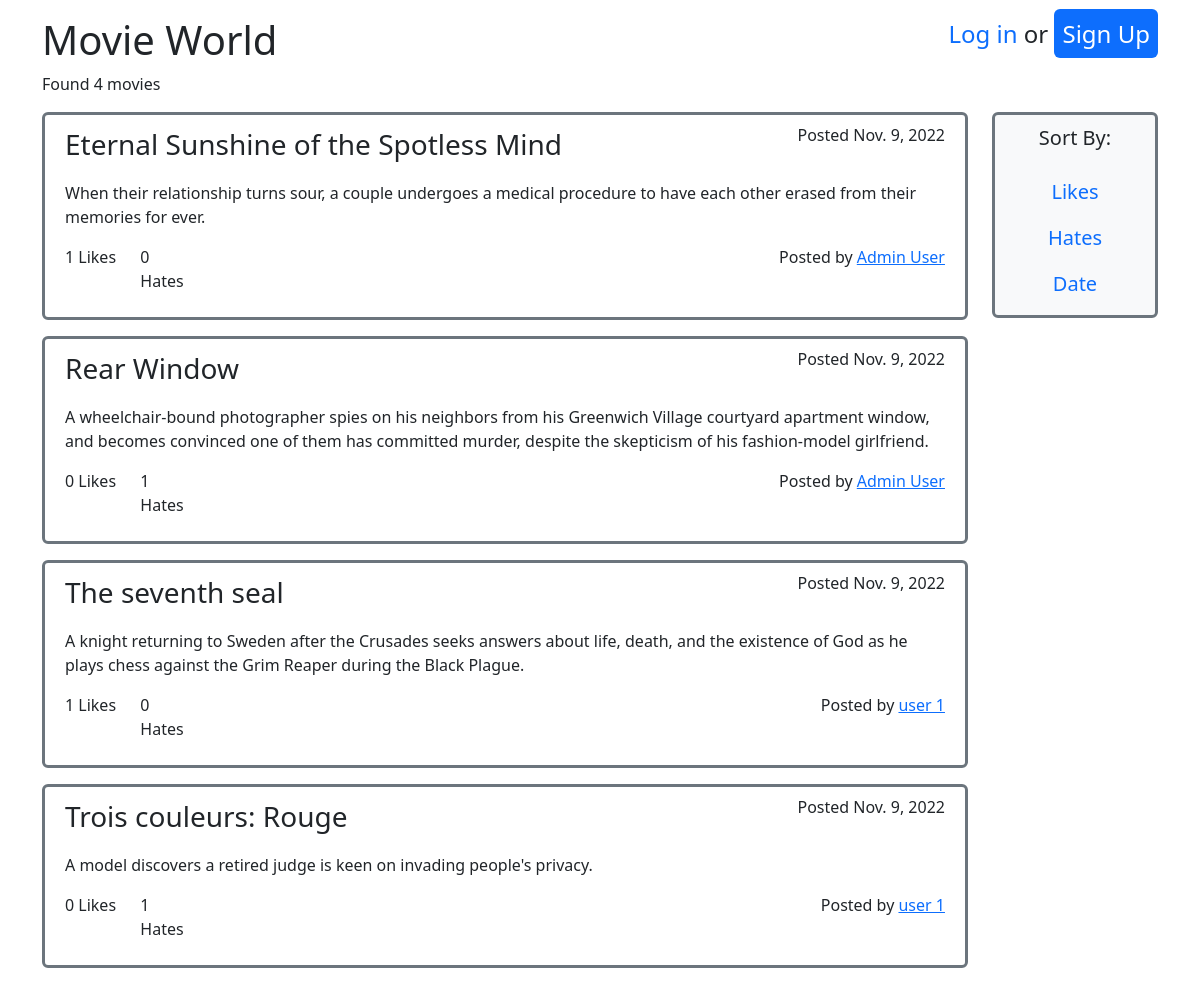
The page / on the database its author committed.
### movieworld/models.py (models this page shows, shortened)
class Movie(models.Model):
    title = models.CharField(max_length=50)
    description = models.TextField()
    user = models.ForeignKey(User, on_delete=models.CASCADE)
    date = models.DateField(auto_now_add=True)

### movieworld/views.py (the view, shortened to what this page needs)
# urls.py: path("", views.Index.as_view(), name="index"),
class Index(TemplateView):
    template_name = "index.html"
    def get_context_data(self, **kwargs):
        context = super(Index, self).get_context_data(**kwargs)
        param_dict = self.request.GET.dict()
        user_filter = None
        sort = None
        if param_dict:
            if "u" in param_dict.keys():
                user_filter = param_dict["u"]
            if "s" in param_dict.keys():
                sort = param_dict["s"]
        user = self.request.user
        movies = Movie.objects.all().annotate(
            likes=Count("opinion", filter=Q(opinion__like=True)),
            hates=Count("opinion", filter=Q(opinion__like=False)),
            user_opinion=Subquery(
                Opinion.objects.filter(
                    user__id=user.id, movie__id=OuterRef("id")
                ).values("like")
            ),
        )
        if user_filter is not None:
            movies = movies.filter(user=user_filter)
        movies_count = len(movies)
        context.update(
            {
                "user": user,
                "movies": movies,
                "movie_count": movies_count,
                "sort": sort,
                "user_filter": user_filter,
                "request": self.request,
            }
        )
        return context

### movieworld/templates/index.html (shortened to what this page needs)
{% extends 'base.html' %}
{% load spurl %}
{% block main %}
    <div class="container">
        <div class="row mt-3">
            <div class="col-6">
                <h1>Movie World</h1>
            </div>
            <div class="col-6 text-end fs-4">
                {% if user.is_authenticated %}
                <span id="logged_links">
                    <p class="mb-0">Welcome back {{user.get_full_name}}</p>
                    <a class="btn btn-secondary" role="button" href="{% url 'logout' %}">Log Out</a>
                </span>
                {% else %}
                <span id="login_links">
                    <a id='login' class="text-decoration-none" href="{% url 'login' %}">Log in</a>
                    or
                    <a id='signup' class="text-decoration-none bg-primary text-white p-2 rounded" href="{% url 'register' %}">Sign Up</a>
                </span>
                {% endif %}
            </div>
        </div>
        <div class="row">
            <div class="col-12" id="subtitle">
                <p>Found {{movie_count}} movies</p>
            </div>
        </div>
        <div class="row">
            <div class="col-10">
                <div id="movies">
                    {% for movie in movies %}
                    <div class="movie_elem mb-3 border border-3 border-secondary rounded p-2" id="{{movie.id}}" >
                        <div class="container">
                            <div class="row">
                                <div class="col-8">
                                    <p class="fs-3">{{movie.title}}</p>
                                </div>
                                <div class="col-4 text-end">
                                    <p>Posted {{movie.date}}</p>
                                </div>
                            </div>
                            <div class="row">
                                <p>{{movie.description}}</p>
                            </div>
                            <div class="row">
                                <div class="col-2">
                                    <div class="row">
                                        <div class="col-6">
                                            <p class="likes_count">{{movie.likes}} Likes</p>
                                        </div>
                                        <div class="col-6">
                                            <p class="hates_count">{{movie.hates}} Hates</p>
                                        </div>
                                    </div>
                                </div>
                                <div class="col-5 text-center">
                                </div>
                                <div class="col-5 text-end">
                                    {% if movie.user == user %}
                                        <p> Posted by <a href="{% spurl path=request.get_full_path set_query="u={{user.id}}" %}" >You</a></p>
                                    {% else %}
                                        <p> Posted by <a href="{% spurl path=request.get_full_path set_query="u={{movie.user_id}}" %}" >{{movie.user.get_full_name}}</a></p>
                                    {% endif %}
                                </div>
                            </div>
                        </div>
                    </div>
                    {% endfor %}
                </div>
            </div>
            <div class="col-2">
                <div id="filters" class="border border-3 border-secondary rounded bg-light fs-5 text-center nav nav-pills flex-column p-2">
                    <p id="filter_title">Sort By:</p>
                    <a class="filter_links nav-link" id="sort_by_likes" href="{% spurl path=request.get_full_path set_query="s=l" %}">Likes</a>
                    <a class="filter_links nav-link" id="sort_by_hates" href="{% spurl path=request.get_full_path set_query="s=h" %}">Hates</a>
                    <a class="filter_links nav-link" id="sort_by_date" href="{% spurl path=request.get_full_path set_query="s=d" %}">Date</a>
                </div>
            </div>
        </div>
    </div>
{% endblock main %}

### rows shown on the page
Movie: title "Eternal Sunshine of the Spotless Mind", date "Nov. 9, 2022", description "When their relationship turns sour, a couple undergoes a medical procedure to have each other erased from their memories for ever.", likes "1", hates "0", user.get_full_name "Admin User"
Movie: title "Rear Window", date "Nov. 9, 2022", description "A wheelchair-bound photographer spies on his neighbors from his Greenwich Village courtyard apartment window, and becomes convinced one of them has committed murder, despite the skepticism of his fashion-model girlfriend.", likes "0", hates "1", user.get_full_name "Admin User"
Movie: title "The seventh seal", date "Nov. 9, 2022", description "A knight returning to Sweden after the Crusades seeks answers about life, death, and the existence of God as he plays chess against the Grim Reaper during the Black Plague.", likes "1", hates "0", user.get_full_name "user 1"
Movie: title "Trois couleurs: Rouge", date "Nov. 9, 2022", description "A model discovers a retired judge is keen on invading people's privacy.", likes "0", hates "1", user.get_full_name "user 1"

### other values the page prints
{{ movie_count }} "4"
